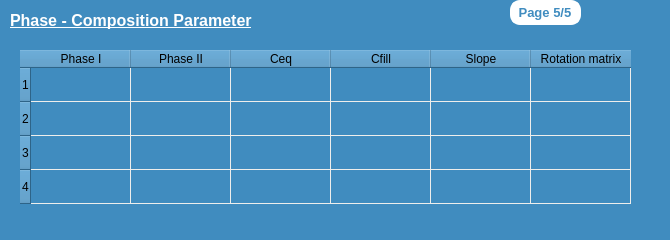
      <widget class="QWidget" name="page_2">
       <property name="styleSheet">
        <string notr="true">background-color: rgb(64, 140, 191);</string>
       </property>
       <widget class="QLabel" name="label_79">
        <property name="geometry">
         <rect>
          <x>10</x>
          <y>10</y>
          <width>261</width>
          <height>21</height>
         </rect>
        </property>
        <property name="font">
         <font>
          <family>Ubuntu</family>
          <pointsize>12</pointsize>
          <weight>75</weight>
          <bold>true</bold>
          <underline>true</underline>
         </font>
        </property>
        <property name="styleSheet">
         <string notr="true">color: rgb(255, 255, 255);</string>
        </property>
        <property name="text">
         <string>Phase - Composition Parameter</string>
        </property>
       </widget>
       <widget class="QTableWidget" name="tableWidgetGP">
        <property name="geometry">
         <rect>
          <x>20</x>
          <y>50</y>
          <width>641</width>
          <height>181</height>
         </rect>
        </property>
        <property name="font">
         <font>
          <family>Ubuntu</family>
          <pointsize>10</pointsize>
         </font>
        </property>
        <property name="styleSheet">
         <string notr="true">#tableWidgetGP{
gridline-color: rgb(238, 238, 236);
border : none;
}

#tableWidgetGP::item {
    color: white;
}</string>
        </property>
        <property name="frameShadow">
         <enum>QFrame::Raised</enum>
        </property>
        <property name="horizontalScrollBarPolicy">
         <enum>Qt::ScrollBarAlwaysOff</enum>
        </property>
        <property name="selectionMode">
         <enum>QAbstractItemView::SingleSelection</enum>
        </property>
        <property name="rowCount">
         <number>4</number>
        </property>
        <attribute name="horizontalHeaderMinimumSectionSize">
         <number>40</number>
        </attribute>
        <attribute name="verticalHeaderDefaultSectionSize">
         <number>34</number>
        </attribute>
        <attribute name="verticalHeaderMinimumSectionSize">
         <number>24</number>
        </attribute>
        <row/>
        <row/>
        <row/>
        <row/>
        <column>
         <property name="text">
          <string> Phase I </string>
         </property>
         <property name="font">
          <font>
           <family>Ubuntu</family>
           <pointsize>9</pointsize>
          </font>
         </property>
        </column>
        <column>
         <property name="text">
          <string> Phase II </string>
         </property>
         <property name="font">
          <font>
           <family>Ubuntu</family>
           <pointsize>9</pointsize>
          </font>
         </property>
        </column>
        <column>
         <property name="text">
          <string>Ceq</string>
         </property>
         <property name="font">
          <font>
           <family>Ubuntu</family>
           <pointsize>9</pointsize>
          </font>
         </property>
        </column>
        <column>
         <property name="text">
          <string>Cfill</string>
         </property>
         <property name="font">
          <font>
           <family>Ubuntu</family>
           <pointsize>9</pointsize>
          </font>
         </property>
        </column>
        <column>
         <property name="text">
          <string>Slope</string>
         </property>
         <property name="font">
          <font>
           <family>Ubuntu</family>
           <pointsize>9</pointsize>
          </font>
         </property>
        </column>
        <column>
         <property name="text">
          <string>Rotation matrix</string>
         </property>
         <property name="font">
          <font>
           <family>Ubuntu</family>
           <pointsize>9</pointsize>
          </font>
         </property>
        </column>
        <item row="0" column="0">
         <property name="text">
          <string/>
         </property>
        </item>
        <item row="1" column="1">
         <property name="text">
          <string/>
         </property>
        </item>
       </widget>
       <widget class="QLabel" name="label_83">
        <property name="geometry">
         <rect>
          <x>510</x>
          <y>0</y>
          <width>71</width>
          <height>25</height>
         </rect>
        </property>
        <property name="font">
         <font>
          <family>Ubuntu</family>
          <pointsize>10</pointsize>
          <weight>75</weight>
          <bold>true</bold>
         </font>
        </property>
        <property name="styleSheet">
         <string notr="true">background-color: rgb(255, 255, 255);
border : 2px solid white;
border-radius :10px;
color :rgb(64, 140, 191);</string>
        </property>
        <property name="text">
         <string> Page 5/5</string>
        </property>
       </widget>
      </widget>
